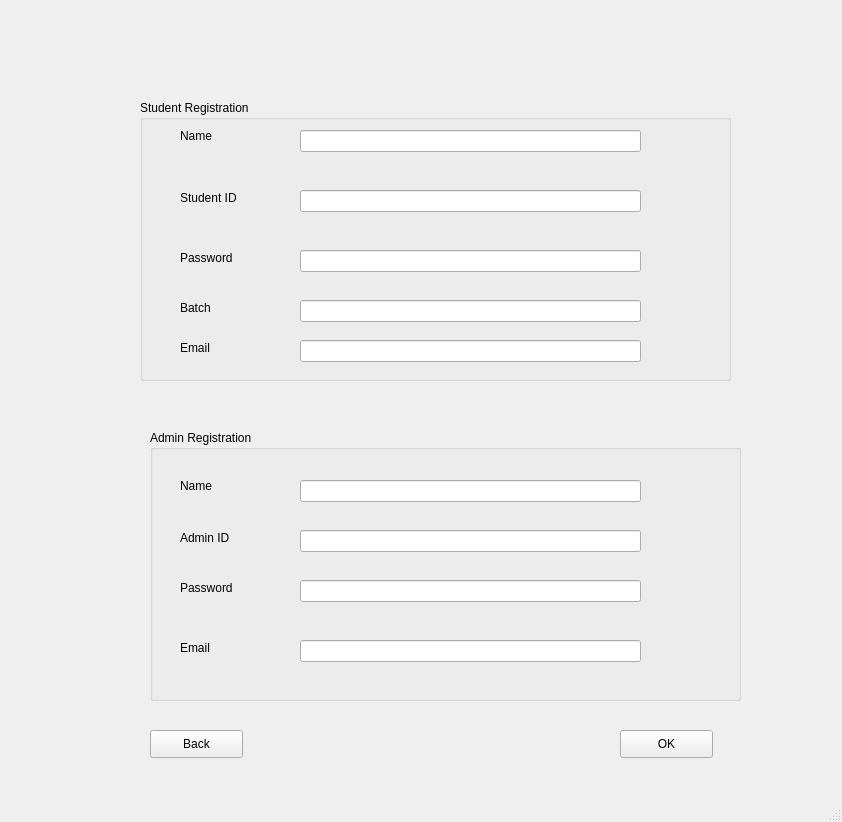
<?xml version="1.0" encoding="UTF-8"?>
<ui version="4.0">
 <class>CreateAccount</class>
 <widget class="QMainWindow" name="CreateAccount">
  <property name="geometry">
   <rect>
    <x>0</x>
    <y>0</y>
    <width>842</width>
    <height>822</height>
   </rect>
  </property>
  <property name="windowTitle">
   <string>MainWindow</string>
  </property>
  <widget class="QWidget" name="centralwidget">
   <widget class="QLabel" name="label">
    <property name="geometry">
     <rect>
      <x>180</x>
      <y>120</y>
      <width>111</width>
      <height>31</height>
     </rect>
    </property>
    <property name="text">
     <string>Name</string>
    </property>
   </widget>
   <widget class="QLabel" name="label_2">
    <property name="geometry">
     <rect>
      <x>180</x>
      <y>190</y>
      <width>111</width>
      <height>16</height>
     </rect>
    </property>
    <property name="text">
     <string>Student ID</string>
    </property>
   </widget>
   <widget class="QLabel" name="label_3">
    <property name="geometry">
     <rect>
      <x>180</x>
      <y>250</y>
      <width>111</width>
      <height>16</height>
     </rect>
    </property>
    <property name="text">
     <string>Password</string>
    </property>
   </widget>
   <widget class="QLabel" name="label_4">
    <property name="geometry">
     <rect>
      <x>180</x>
      <y>470</y>
      <width>111</width>
      <height>31</height>
     </rect>
    </property>
    <property name="text">
     <string>Name</string>
    </property>
   </widget>
   <widget class="QLabel" name="label_5">
    <property name="geometry">
     <rect>
      <x>180</x>
      <y>530</y>
      <width>111</width>
      <height>16</height>
     </rect>
    </property>
    <property name="text">
     <string>Admin ID</string>
    </property>
   </widget>
   <widget class="QGroupBox" name="groupBox">
    <property name="geometry">
     <rect>
      <x>150</x>
      <y>430</y>
      <width>591</width>
      <height>271</height>
     </rect>
    </property>
    <property name="title">
     <string>Admin Registration</string>
    </property>
    <widget class="QLabel" name="label_9">
     <property name="geometry">
      <rect>
       <x>30</x>
       <y>210</y>
       <width>111</width>
       <height>16</height>
      </rect>
     </property>
     <property name="text">
      <string>Email</string>
     </property>
    </widget>
    <widget class="QLineEdit" name="Admin_Email">
     <property name="geometry">
      <rect>
       <x>150</x>
       <y>210</y>
       <width>341</width>
       <height>22</height>
      </rect>
     </property>
    </widget>
    <widget class="QLineEdit" name="Admin_Name">
     <property name="geometry">
      <rect>
       <x>150</x>
       <y>50</y>
       <width>341</width>
       <height>22</height>
      </rect>
     </property>
    </widget>
    <widget class="QLineEdit" name="Admin_ID">
     <property name="geometry">
      <rect>
       <x>150</x>
       <y>100</y>
       <width>341</width>
       <height>22</height>
      </rect>
     </property>
    </widget>
    <widget class="QLineEdit" name="Admin_Password">
     <property name="geometry">
      <rect>
       <x>150</x>
       <y>150</y>
       <width>341</width>
       <height>22</height>
      </rect>
     </property>
    </widget>
   </widget>
   <widget class="QGroupBox" name="groupBox_2">
    <property name="geometry">
     <rect>
      <x>140</x>
      <y>100</y>
      <width>591</width>
      <height>281</height>
     </rect>
    </property>
    <property name="title">
     <string>Student Registration</string>
    </property>
    <widget class="QLineEdit" name="Student_Name">
     <property name="geometry">
      <rect>
       <x>160</x>
       <y>30</y>
       <width>341</width>
       <height>22</height>
      </rect>
     </property>
    </widget>
    <widget class="QLineEdit" name="Student_ID">
     <property name="geometry">
      <rect>
       <x>160</x>
       <y>90</y>
       <width>341</width>
       <height>22</height>
      </rect>
     </property>
    </widget>
    <widget class="QLineEdit" name="Student_Password">
     <property name="geometry">
      <rect>
       <x>160</x>
       <y>150</y>
       <width>341</width>
       <height>22</height>
      </rect>
     </property>
    </widget>
    <widget class="QLineEdit" name="Student_Batch">
     <property name="geometry">
      <rect>
       <x>160</x>
       <y>200</y>
       <width>341</width>
       <height>22</height>
      </rect>
     </property>
    </widget>
    <widget class="QLineEdit" name="Student_Email">
     <property name="geometry">
      <rect>
       <x>160</x>
       <y>240</y>
       <width>341</width>
       <height>22</height>
      </rect>
     </property>
    </widget>
   </widget>
   <widget class="QLabel" name="label_6">
    <property name="geometry">
     <rect>
      <x>180</x>
      <y>580</y>
      <width>111</width>
      <height>16</height>
     </rect>
    </property>
    <property name="text">
     <string>Password</string>
    </property>
   </widget>
   <widget class="QLabel" name="label_7">
    <property name="geometry">
     <rect>
      <x>180</x>
      <y>300</y>
      <width>111</width>
      <height>16</height>
     </rect>
    </property>
    <property name="text">
     <string>Batch</string>
    </property>
   </widget>
   <widget class="QLabel" name="label_8">
    <property name="geometry">
     <rect>
      <x>180</x>
      <y>340</y>
      <width>111</width>
      <height>16</height>
     </rect>
    </property>
    <property name="text">
     <string>Email</string>
    </property>
   </widget>
   <widget class="QPushButton" name="PushButton_Back">
    <property name="geometry">
     <rect>
      <x>150</x>
      <y>730</y>
      <width>93</width>
      <height>28</height>
     </rect>
    </property>
    <property name="text">
     <string>Back</string>
    </property>
   </widget>
   <widget class="QPushButton" name="PushButton_OK">
    <property name="geometry">
     <rect>
      <x>620</x>
      <y>730</y>
      <width>93</width>
      <height>28</height>
     </rect>
    </property>
    <property name="text">
     <string>OK</string>
    </property>
   </widget>
   <zorder>groupBox</zorder>
   <zorder>groupBox_2</zorder>
   <zorder>label</zorder>
   <zorder>label_2</zorder>
   <zorder>label_3</zorder>
   <zorder>label_4</zorder>
   <zorder>label_5</zorder>
   <zorder>label_6</zorder>
   <zorder>label_7</zorder>
   <zorder>label_8</zorder>
   <zorder>PushButton_Back</zorder>
   <zorder>PushButton_OK</zorder>
  </widget>
  <widget class="QMenuBar" name="menubar">
   <property name="geometry">
    <rect>
     <x>0</x>
     <y>0</y>
     <width>842</width>
     <height>26</height>
    </rect>
   </property>
  </widget>
  <widget class="QStatusBar" name="statusbar"/>
 </widget>
 <resources/>
 <connections/>
</ui>
